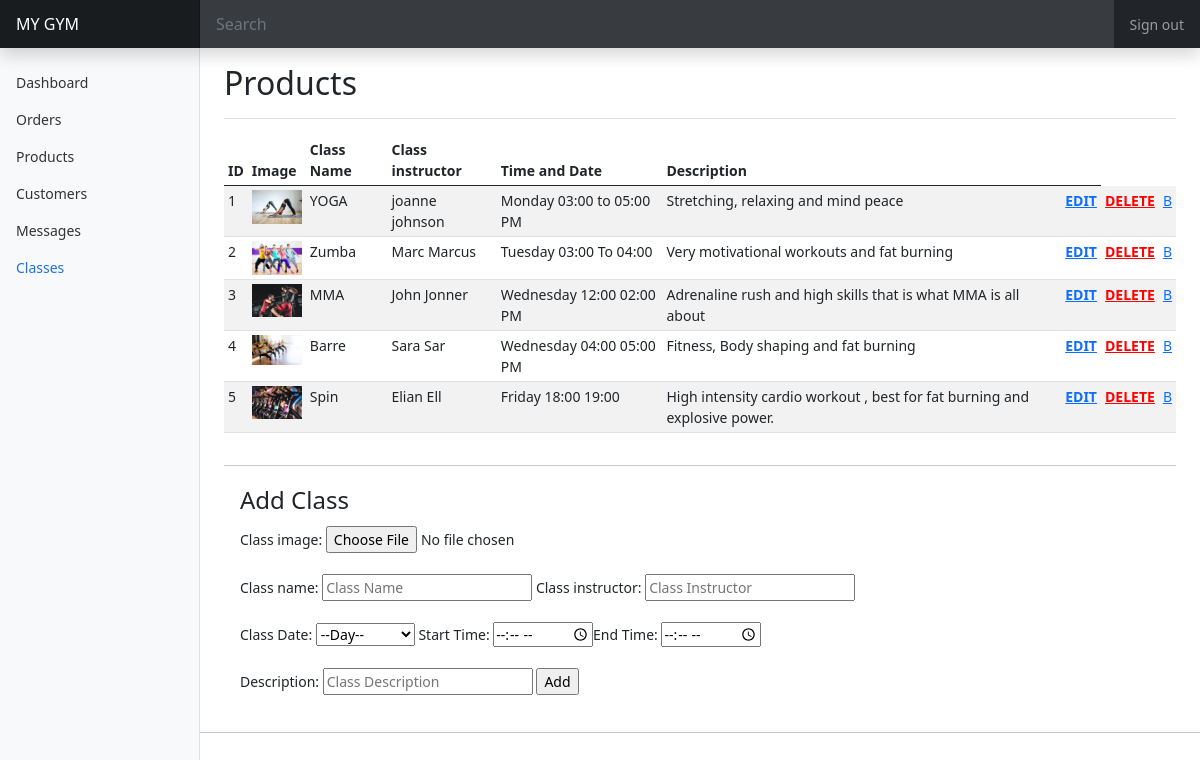
Page /Admin/classes.php (signed in) on the committed database.
### tables this page shows
CREATE TABLE IF NOT EXISTS `classes` (
  `id` int NOT NULL AUTO_INCREMENT,
  `Class_name` varchar(255) NOT NULL,
  `Class_time` varchar(245) NOT NULL,
  `Class_Coach` varchar(255) NOT NULL,
  `class_description` varchar(254) NOT NULL,
  `class_image` varchar(254) NOT NULL,
  PRIMARY KEY (`id`)
);

### Admin/classes.php (the view, shortened to what this page needs)
<?php
$link = mysqli_connect("localhost", "root", "", "mygym") or die("Error connecting to DB");
$query = "SELECT * FROM classes" ;
$results = mysqli_query($link, $query);
?>
<!doctype html>
<html lang="en">
  <head>
<link href="../CSS/bootstrap.css" rel="stylesheet">
    <link href="../CSS/dashboard.css" rel="stylesheet">
  </head>
  <body>
<header class="navbar navbar-dark sticky-top bg-dark flex-md-nowrap p-0 shadow">
  <a class="navbar-brand col-md-3 col-lg-2 me-0 px-3" href="#">MY GYM</a>
  <input class="form-control form-control-dark w-100" id="searchBar" type="text" placeholder="Search" aria-label="Search">
  <div class="navbar-nav">
    <div class="nav-item text-nowrap">
    <a class="nav-link px-3" href="./LI_LO/logout.php">Sign out</a>
    </div>
  </div>
</header>
<div class="container-fluid">
  <div class="row">
    <nav id="sidebarMenu" class="col-md-3 col-lg-2 d-md-block bg-light sidebar collapse">
      <div class="position-sticky pt-3">
        <ul class="nav flex-column">
          <li class="nav-item">
            <a class="nav-link" aria-current="page" href="index.php">
              Dashboard
            </a>
          </li>
          <li class="nav-item">
            <a class="nav-link" href="orders.php">
              Orders
            </a>
          </li>
          <li class="nav-item">
            <a class="nav-link" href="products.php">
              Products
            </a>
          </li>
          <li class="nav-item">
            <a class="nav-link" href="customers.php">
              Customers
            </a>
          </li>
          <li class="nav-item">
            <a class="nav-link" href="messages.php">
              Messages
            </a>
          </li>
          <li class="nav-item">
            <a class="nav-link active" href="classes.php">
              Classes
            </a>
          </li>
        </ul>
      </div>
    </nav>
    <main class="col-md-9 ms-sm-auto col-lg-10 px-md-4">
      <div class="d-flex justify-content-between flex-wrap flex-md-nowrap align-items-center pt-3 pb-2 mb-3 border-bottom">
        <h1 class="h2">Products</h1>
      </div>
      <div class="table-responsive">
        <table class="table table-striped table-sm">
          <thead>
            <tr>
              <th scope="col">ID</th>
              <th scope="col">Image</th>
              <th scope="col">Class Name</th>
              <th scope="col">Class instructor</th>
              <th scope="col">Time and Date</th>
              <th scope="col">Description</th>
              <th scope="col"></th>
            </tr>
          </thead>
          <tbody id="productContainer">
            <?php while($row = mysqli_fetch_assoc($results)){ ?>
              <form method='POST'>
              <tr>
              <td><?php echo $row['id']; ?></td>
              <td><img src="<?php echo $row['class_image']; ?>" width = '50px'></td>
              <td><?php echo $row['Class_name']; ?></td>
              <td><?php echo $row['Class_Coach']; ?></td>
              <td><?php echo $row['Class_time']; ?></td>
              <td><?php echo $row['class_description']; ?></td>
              <td><a href="#EditModal" class="edit" data-bs-toggle="modal">
							<b class="material-icons update" data-toggle="tooltip"
							data-id="<?php echo $row['id']; ?>"
							data-name="<?php echo $row['Class_name']; ?>"
              data-inst="<?php echo $row['Class_Coach']; ?>"
							data-time="<?php echo $row['Class_time']; ?>"
							data-desc="<?php echo $row['class_description']; ?>"
							title="Edit">EDIT</b>
						</a></td><td><a href="#staticBackdropLive" data-bs-toggle="modal" data-bs-target="#staticBackdropLive" style="color:red;">
              <b class="delete" data-toggle="tooltip" data-id_d="<?php echo $row['id']; ?>">DELETE</b></a></td>
            <td><a href="#exampleModalCenteredScrollable" data-bs-toggle="modal" data-id_v="<?php echo $row['id']; ?>" data-ClassName="<?php echo $row['Class_name']; ?>" data-bs-target="#exampleModalCenteredScrollable" class="view">B</a></td>
            </tr>
              </form>
            <?php
            }
            ?>
          </tbody>
        </table>
      </div>
<hr>
    </div>
</div>
    <form method='POST' name="Nclass" id="Nclass" action="" enctype="multipart/form-data">
    <fieldset style="margin-left:20%;">
      <legend >Add Class</legend>
      <label>Class image:</label> <input type="file" name="file" id="imgs" accept="image/jpg,image/jpeg" required><br><br>
          <label>Class name:</label> <input type="text" name="name" id="name" placeholder="Class Name" required>
          <label>Class instructor:</label> <input type="text" name="inst" id="inst" placeholder="Class Instructor" required><br><br>
          <label>Class Date:</label>
          <select name="time" id="time" required >
            <option>--Day--</option>
          </select>
          <label>Start Time:</label>  <input type="time" name="timeS" id="starttime" ><label>End Time:</label> <input type="time" name="timeE" id="endtime" ><br><br>
          <label>Description:</label>  <input type="text" name="desc" id="desc" placeholder="Class Description" required>
          <input type="submit" value="Add" name="add" >
          </fieldset>
        </form>
<br>
<hr>
</body>
</html>

### CSS/dashboard.css (style rules this page uses)
body { font-size: .875rem; }
.sidebar { position: fixed; top: 0; bottom: 0; left: 0; z-index: 100; padding: 48px 0 0; box-shadow: inset -1px 0 0 rgba(0, 0, 0, .1); }
.sidebar .nav-link { font-weight: 500; color: #333; }
.sidebar .nav-link.active { color: #2470dc; }
.navbar-brand { padding-top: .75rem; padding-bottom: .75rem; font-size: 1rem; background-color: rgba(0, 0, 0, .25); box-shadow: inset -1px 0 0 rgba(0, 0, 0, .25); }
.navbar .form-control { padding: .75rem 1rem; border-width: 0; border-radius: 0; }
.form-control-dark { color: #fff; background-color: rgba(255, 255, 255, .1); border-color: rgba(255, 255, 255, .1); }

### rows in the picture
classes: id "1", class_image (picture), Class_name "YOGA", Class_Coach "joanne johnson", Class_time "Monday 03:00 to 05:00 PM", class_description "Stretching, relaxing and mind peace"
classes: id "2", class_image (picture), Class_name "Zumba", Class_Coach "Marc Marcus", Class_time "Tuesday 03:00 To 04:00", class_description "Very motivational workouts and fat burning"
classes: id "3", class_image (picture), Class_name "MMA", Class_Coach "John Jonner", Class_time "Wednesday 12:00 02:00 PM", class_description "Adrenaline rush and high skills that is what MMA is all about"
classes: id "4", class_image (picture), Class_name "Barre", Class_Coach "Sara Sar", Class_time "Wednesday 04:00 05:00 PM", class_description "Fitness, Body shaping and fat burning"
classes: id "5", class_image (picture), Class_name "Spin", Class_Coach "Elian Ell", Class_time "Friday 18:00 19:00", class_description "High intensity cardio workout , best for fat burning and explosive power."
